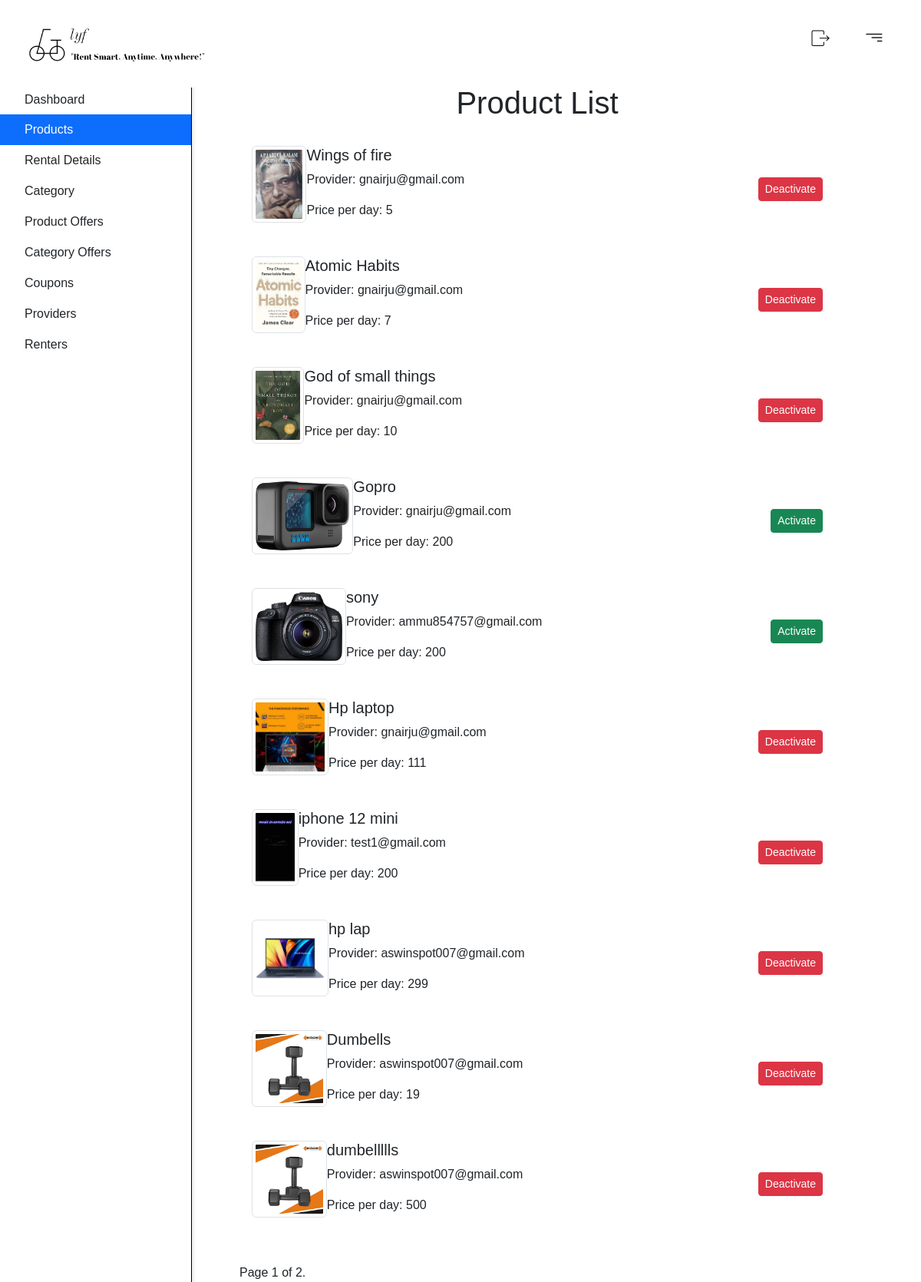
The app's page /adminProducts (signed in), older data.
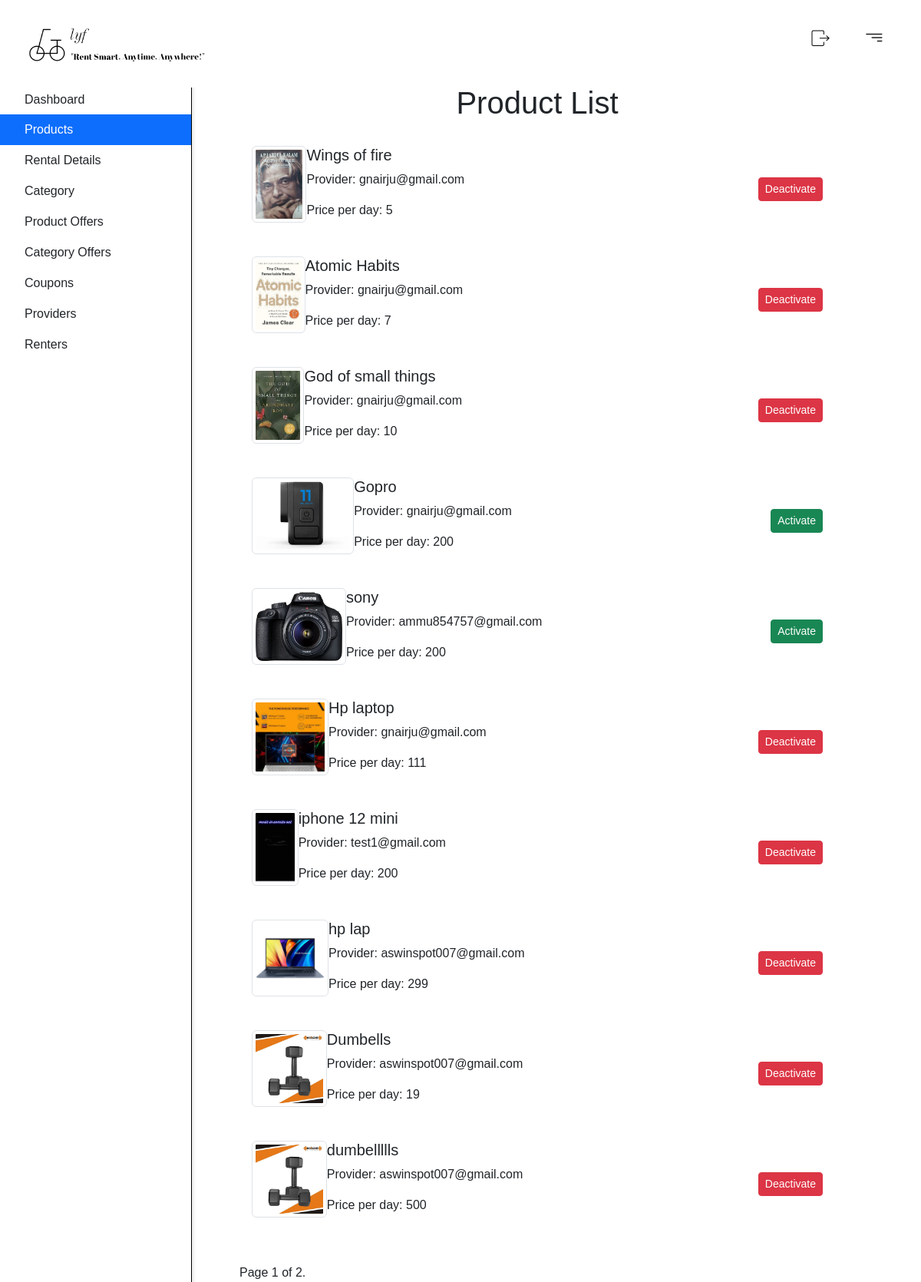
The same page, newer data.
### adminPanel/models.py (models this page shows, shortened)
class Product(models.Model):
    phone_number_validator = RegexValidator(
        regex=r'^\d{1,15}$',  # This regex allows 1 to 15 digits
        message='Phone number must contain only digits.',
        code='invalid_phone_number'
    )
    user = models.ForeignKey(CustomUser, related_name='products', on_delete=models.CASCADE)
    category=models.ForeignKey(Categories, related_name='products',on_delete=models.CASCADE)
    title  = models.CharField(max_length=50)
    description = models.TextField(blank=True)
    price=models.IntegerField()
    discounted_price=models.IntegerField(default=0)
    security=models.IntegerField()
    quantity=models.PositiveIntegerField()
    image=models.ImageField(upload_to='uploads/product_images/',blank=True,null=True)
    pincodePro=models.CharField(max_length=20)
    address = models.CharField(max_length=50,null=False)
    street = models.CharField(max_length=50,null=False)
    phone = models.CharField(max_length=20,blank=True,
        null=True,
        validators=[phone_number_validator])
    city = models.CharField(max_length=20)
    state= models.CharField(max_length=50,null=False)
    created_at=models.DateTimeField(auto_now_add=True)
    updated_at=models.DateTimeField(auto_now=True)
    availability=models.BooleanField(default=True)
    is_active = models.BooleanField(default=False)
    rentable = models.BooleanField(default=True)

### user/models.py (models this page shows, shortened)
class CustomUser(AbstractBaseUser, PermissionsMixin):
    phone_number_validator = RegexValidator(
        regex=r'^\d{1,15}$',  # This regex allows 1 to 15 digits
        message='Phone number must contain only digits.',
        code='invalid_phone_number'
    )
    password_validator = RegexValidator(
        regex=r'^(?=.*\d)(?=.*[@$!%*?&])[A-Za-z\d@$!%*?&]{8,}$',
        message='Password must contain at least one number and one special character. It should be at least 8 characters long.',
        code='invalid_password'
    )
    email = models.EmailField(unique=True)
    first_name = models.CharField(max_length=30)
    last_name = models.CharField(max_length=30,null=True)
    phone_number = models.CharField(
        max_length=15,
        blank=True,
        null=True,
        validators=[phone_number_validator]
    )
    is_active = models.BooleanField(default=True)
    is_staff = models.BooleanField(default=False)
    is_super = models.BooleanField(default=False)
    date_joined = models.DateTimeField(default=timezone.now)
    referrer = models.ForeignKey('self',on_delete=models.SET_NULL,null=True,blank=True,related_name='referred_users')
    referral_code = models.CharField(max_length=10,unique=True,blank=True,null=True)
    objects = CustomUserManager()
    USERNAME_FIELD = 'email'
    REQUIRED_FIELDS = ['first_name', 'last_name','phone_number']
    class Meta:
        verbose_name = 'User'
        verbose_name_plural = 'Users'

### adminPanel/views.py (the view)
    def wrapper(request, *args, **kwargs):
        if request.user.is_authenticated and request.user.is_staff:
            return view_func(request, *args, **kwargs)
        else:
            return HttpResponseForbidden("You don't have permission to access this page.")

### adminPanel/views.py (called while the page is built)
def admin_access_required(view_func):
    def wrapper(request, *args, **kwargs):
        if request.user.is_authenticated and request.user.is_staff:
            return view_func(request, *args, **kwargs)
        else:
            return HttpResponseForbidden("You don't have permission to access this page.")
    return wrapper

@admin_access_required
def adminProducts(request):
    products=Product.objects.all()
    products_per_page = 10
    paginator = Paginator(products, products_per_page)
    page = request.GET.get('page')
    try:
        products = paginator.page(page)
    except PageNotAnInteger:
        products = paginator.page(1)
    except EmptyPage:
        products = paginator.page(paginator.num_pages)
    return render(request, 'adminPanel/adminProducts.html',{'products': products})

### templates/adminPanel/adminProducts.html (shortened to what this page needs)
{% extends 'adminPanel/adminPanel.html' %}
{% block content %}
<div id="sidebarMenu" class="sidebar bg-white">
    <div class="position-sticky">
        <div class="list-group list-group-flush">
            <a href="{% url 'adminPanel:adminPanel' %}" class="list-group-item list-group-item-action py-2 ripple">
                <span>Dashboard</span>
            </a>
            <a href="{% url 'adminPanel:adminProducts' %}" class="list-group-item list-group-item-action py-2 ripple active">
                <span>Products</span>
            </a>
            <a href="{% url 'order:rental_management' %}" class="list-group-item list-group-item-action py-2 ripple">
                <span>Rental Details</span>
            </a>
            <a href="{% url 'adminPanel:adminCategory' %}" class="list-group-item list-group-item-action py-2 ripple">
                <span>Category</span>
            </a>
            <a href="{% url 'adminPanel:product_offer_form' %}" class="list-group-item list-group-item-action py-2 ripple">
                <span>Product Offers</span>
            </a>
            <a href="{% url 'adminPanel:category_offer_form' %}" class="list-group-item list-group-item-action py-2 ripple">
                <span>Category Offers</span>
            </a>
            <a href="{% url 'adminPanel:coupons_page' %}" class="list-group-item list-group-item-action py-2 ripple">
                <span>Coupons</span>
            </a>
            <a href="{% url 'adminPanel:providerList' %}" class="list-group-item list-group-item-action py-2 ripple">
                <span>Providers</span>
            </a>
            <a href="{% url 'adminPanel:renterList' %}" class="list-group-item list-group-item-action py-2 ripple ">
                <span>Renters</span>
            </a>
        </div>
    </div>
</div>
<div id="productContent" class="container" style="max-width: 800px; margin-top: 110px; margin-left: 300px;">
    <h1 class="text-center mb-4">Product List</h1>
    {% if products %}
        <ul class="list-group">
            {% for product in products %}
                <li class="list-group-item d-flex justify-content-between align-items-center mb-3">
                    <div class="d-flex">
                        <div class="mr-3">
                            <img src="{{ product.image.url }}" alt="{{ product.title }}" class="img-thumbnail" style="max-height: 100px;">
                        </div>
                        <div>
                            <h5>{{ product.title }}</h5>
                            <p>Provider: {{ product.user }}</p>
                            <p>Price per day: {{ product.price }}</p>
                        </div>
                    </div>
                    <div>
                        <form method="post" action="{% url 'adminPanel:activeDeactiveProducts' product.id %}" class="d-inline">
                            <button type="submit" class="btn {% if product.is_active %}btn-danger{% else %}btn-success{% endif %} btn-sm">
                                {% if product.is_active %}Deactivate{% else %}Activate{% endif %}
                            </button>
                        </form>
                    </div>
                </li>
            {% endfor %}
        </ul>
        <div class="pagination mt-4">
            <span class="step-links">
                <span class="current">
                    Page {{ products.number }} of {{ products.paginator.num_pages }}.
                </span>
            </span>
        </div>
    {% else %}
        <div class="alert alert-info mt-4 text-center">
            No products found.
        </div>
    {% endif %}
</div>
{% endblock %}

Row changes from the older to the newer data that the page shows:
changed Product "Gopro": image: a different picture
